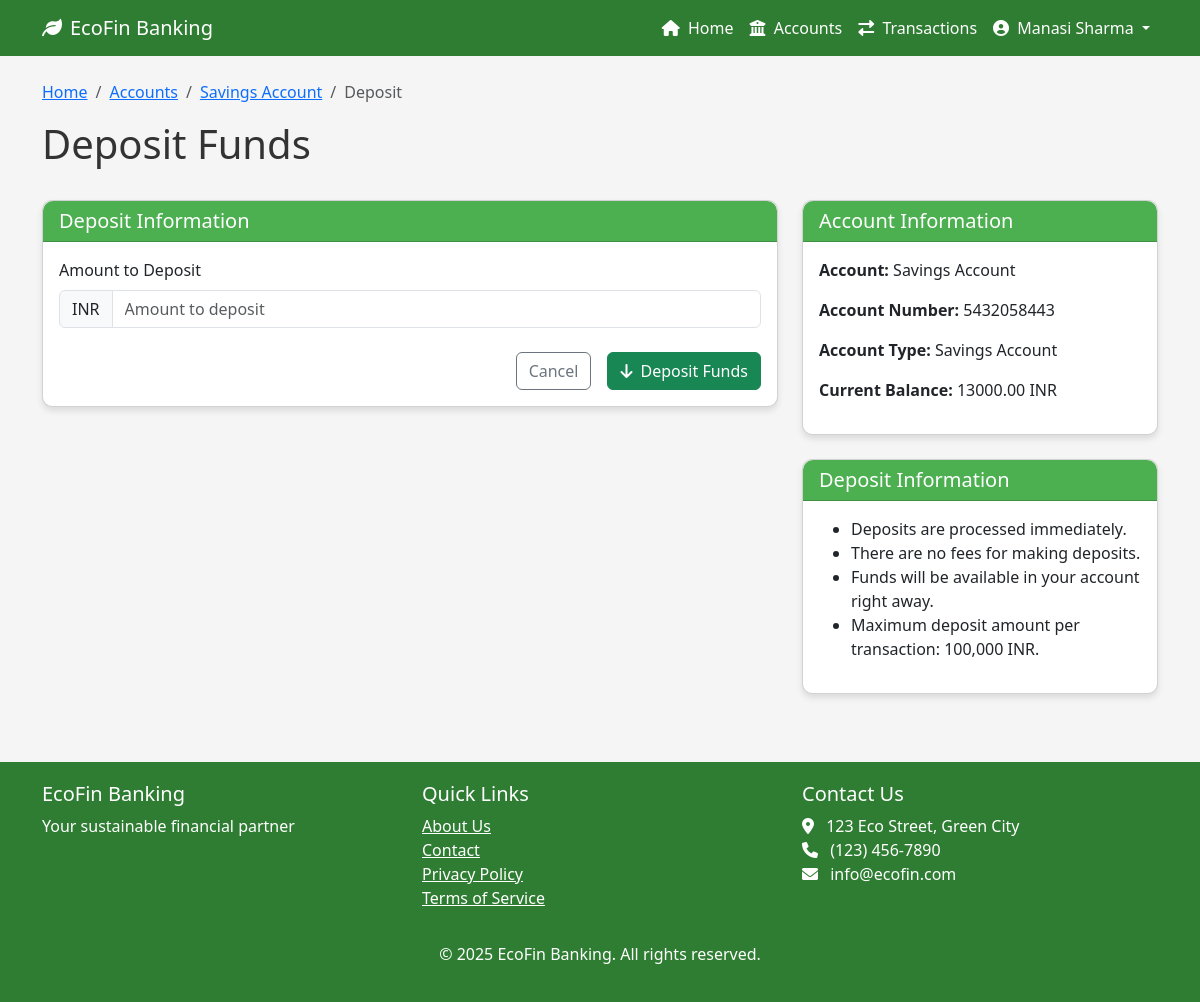
Page /banking/accounts/5432058443/deposit/ (signed in) on the committed database.
### accounts/models.py (models this page shows, shortened)
class User(AbstractUser):
    username = None
    email = models.EmailField(_('email address'), unique=True)
    first_name = models.CharField(_('first name'), max_length=30)
    last_name = models.CharField(_('last name'), max_length=30)
    date_joined = models.DateTimeField(_('date joined'), auto_now_add=True)
    is_active = models.BooleanField(_('active'), default=True)
    phone_number = models.CharField(max_length=15, blank=True, null=True)
    profile_picture = models.ImageField(upload_to='profile_pictures/', blank=True, null=True)
    date_of_birth = models.DateField(blank=True, null=True)
    address = models.TextField(blank=True, null=True)
    USERNAME_FIELD = 'email'
    REQUIRED_FIELDS = ['first_name', 'last_name']
    objects = UserManager()
    def get_full_name(self):
        return f"{self.first_name} {self.last_name}"

### banking/models.py (models this page shows, shortened)
class Account(models.Model):
    CURRENCY_CHOICES = [
        ('USD', 'US Dollar'),
        ('EUR', 'Euro'),
        ('GBP', 'British Pound'),
        ('JPY', 'Japanese Yen'),
        ('CAD', 'Canadian Dollar'),
        ('AUD', 'Australian Dollar'),
        ('INR', 'Indian Rupee'),
    ]
    STATUS_CHOICES = [
        ('active', 'Active'),
        ('inactive', 'Inactive'),
        ('frozen', 'Frozen'),
        ('closed', 'Closed'),
    ]
    account_number = models.CharField(max_length=20, unique=True)
    user = models.ForeignKey(settings.AUTH_USER_MODEL, on_delete=models.CASCADE, related_name='accounts')
    account_type = models.ForeignKey(AccountType, on_delete=models.CASCADE)
    balance = models.DecimalField(max_digits=12, decimal_places=2, default=0.00)
    currency = models.CharField(max_length=3, choices=CURRENCY_CHOICES, default='USD')
    status = models.CharField(max_length=10, choices=STATUS_CHOICES, default='active')
    created_at = models.DateTimeField(auto_now_add=True)
    updated_at = models.DateTimeField(auto_now=True)
    nickname = models.CharField(max_length=100, blank=True, null=True)

class AccountType(models.Model):
    name = models.CharField(max_length=50)
    description = models.TextField()
    interest_rate = models.DecimalField(max_digits=5, decimal_places=2, default=0.00)
    minimum_balance = models.DecimalField(max_digits=10, decimal_places=2, default=0.00)
    maintenance_fee = models.DecimalField(max_digits=10, decimal_places=2, default=0.00)

### banking/views.py (the view)
# urls.py: path('accounts/<str:account_number>/deposit/', views.account_deposit, name='account_deposit'),
@login_required
def account_deposit(request, account_number):
    account = get_object_or_404(Account, account_number=account_number, user=request.user)
    if request.method == 'POST':
        form = DepositForm(request.POST)
        if form.is_valid():
            amount = form.cleaned_data['amount']
            try:
                account.deposit(amount)
                messages.success(request, f'Successfully deposited {amount} to account {account.account_number}')
                return redirect('banking:account_detail', account_number=account.account_number)
            except ValueError as e:
                messages.error(request, str(e))
    else:
        form = DepositForm()
    context = {
        'form': form,
        'account': account,
    }
    return render(request, 'banking/account_deposit.html', context)

### banking/forms.py
class DepositForm(forms.Form):
    amount = forms.DecimalField(
        min_value=0.01,
        max_digits=12,
        decimal_places=2,
        widget=forms.NumberInput(attrs={'class': 'form-control', 'placeholder': 'Amount to deposit'})
    )

### templates/banking/account_deposit.html (shortened to what this page needs)
{% extends 'base.html' %}
{% block content %}
<div class="row mb-4">
    <div class="col-md-12">
        <nav aria-label="breadcrumb">
            <ol class="breadcrumb">
                <li class="breadcrumb-item"><a href="{% url 'banking:home' %}">Home</a></li>
                <li class="breadcrumb-item"><a href="{% url 'banking:account_list' %}">Accounts</a></li>
                <li class="breadcrumb-item"><a href="{% url 'banking:account_detail' account_number=account.account_number %}">{{ account.nickname|default:account.account_type.name }}</a></li>
                <li class="breadcrumb-item active" aria-current="page">Deposit</li>
            </ol>
        </nav>
        <h1>Deposit Funds</h1>
    </div>
</div>
<div class="row">
    <div class="col-md-8">
        <div class="card">
            <div class="card-header">
                <h5 class="mb-0">Deposit Information</h5>
            </div>
            <div class="card-body">
                <form method="post">
                    <div class="mb-4">
                        <label for="{{ form.amount.id_for_label }}" class="form-label">Amount to Deposit</label>
                        <div class="input-group">
                            <span class="input-group-text">{{ account.currency }}</span>
                            {{ form.amount }}
                        </div>
                    </div>
                    <div class="d-grid gap-2 d-md-flex justify-content-md-end">
                        <a href="{% url 'banking:account_detail' account_number=account.account_number %}" class="btn btn-outline-secondary me-md-2">Cancel</a>
                        <button type="submit" class="btn btn-success">
                            <i class="fas fa-arrow-down me-2"></i>Deposit Funds
                        </button>
                    </div>
                </form>
            </div>
        </div>
    </div>
    <div class="col-md-4">
        <div class="card">
            <div class="card-header">
                <h5 class="mb-0">Account Information</h5>
            </div>
            <div class="card-body">
                <p><strong>Account:</strong> {{ account.nickname|default:account.account_type.name }}</p>
                <p><strong>Account Number:</strong> {{ account.account_number }}</p>
                <p><strong>Account Type:</strong> {{ account.account_type.name }}</p>
                <p><strong>Current Balance:</strong> {{ account.balance|floatformat:2 }} {{ account.currency }}</p>
            </div>
        </div>
        <div class="card mt-4">
            <div class="card-header">
                <h5 class="mb-0">Deposit Information</h5>
            </div>
            <div class="card-body">
                <ul>
                    <li>Deposits are processed immediately.</li>
                    <li>There are no fees for making deposits.</li>
                    <li>Funds will be available in your account right away.</li>
                    <li>Maximum deposit amount per transaction: 100,000 {{ account.currency }}.</li>
                </ul>
            </div>
        </div>
    </div>
</div>
{% endblock %}

### templates/base.html (shortened to what this page needs)
<!DOCTYPE html>
<html lang="en">
<head>
    <link href="https://cdn.jsdelivr.net/npm/bootstrap@5.3.0-alpha1/dist/css/bootstrap.min.css" rel="stylesheet">
    <link rel="stylesheet" href="https://cdnjs.cloudflare.com/ajax/libs/font-awesome/6.0.0/css/all.min.css">
</head>
<body>
    <nav class="navbar navbar-expand-lg navbar-dark">
        <div class="container">
            <a class="navbar-brand" href="{% url 'banking:home' %}">
                <i class="fas fa-leaf me-2"></i>EcoFin Banking
            </a>
            <div class="collapse navbar-collapse" id="navbarNav">
                <ul class="navbar-nav ms-auto">
                    {% if user.is_authenticated %}
                        <li class="nav-item">
                            <a class="nav-link" href="{% url 'banking:home' %}">
                                <i class="fas fa-home me-1"></i> Home
                            </a>
                        </li>
                        <li class="nav-item">
                            <a class="nav-link" href="{% url 'banking:account_list' %}">
                                <i class="fas fa-university me-1"></i> Accounts
                            </a>
                        </li>
                        <li class="nav-item">
                            <a class="nav-link" href="{% url 'banking:transaction_list' %}">
                                <i class="fas fa-exchange-alt me-1"></i> Transactions
                            </a>
                        </li>
                        <li class="nav-item dropdown">
                            <a class="nav-link dropdown-toggle" href="#" id="userDropdown" role="button" data-bs-toggle="dropdown">
                                <i class="fas fa-user-circle me-1"></i> {{ user.get_full_name|default:user.email }}
                            </a>
                        </li>
                    {% endif %}
                </ul>
            </div>
        </div>
    </nav>
    <div class="container mt-4">
        {% block content %}{% endblock %}
    </div>
    <footer class="mt-5">
        <div class="container">
            <div class="row">
                <div class="col-md-4">
                    <h5>EcoFin Banking</h5>
                    <p>Your sustainable financial partner</p>
                </div>
                <div class="col-md-4">
                    <h5>Quick Links</h5>
                    <ul class="list-unstyled">
                        <li><a href="#" class="text-white">About Us</a></li>
                        <li><a href="#" class="text-white">Contact</a></li>
                        <li><a href="#" class="text-white">Privacy Policy</a></li>
                        <li><a href="#" class="text-white">Terms of Service</a></li>
                    </ul>
                </div>
                <div class="col-md-4">
                    <h5>Contact Us</h5>
                    <address class="text-white">
                        <i class="fas fa-map-marker-alt me-2"></i> 123 Eco Street, Green City<br>
                        <i class="fas fa-phone me-2"></i> (123) 456-7890<br>
                        <i class="fas fa-envelope me-2"></i> info@ecofin.com
                    </address>
                </div>
            </div>
            <div class="text-center mt-3">
                <p>&copy; {% now "Y" %} EcoFin Banking. All rights reserved.</p>
            </div>
        </div>
    </footer>
</body>
</html>

### templates/base.html (style rules this page uses)
:root { --primary-color: #2E7D32; --secondary-color: #4CAF50; --accent-color: #8BC34A; --text-color: #333; --light-bg: #F5F5F5; }
body { font-family: 'Segoe UI', Tahoma, Geneva, Verdana, sans-serif; color: var(--text-color); background-color: var(--light-bg); }
.navbar { background-color: var(--primary-color); }
.navbar-brand, .nav-link { color: white !important; }
.card { border-radius: 10px; box-shadow: 0 4px 6px rgba(0, 0, 0, 0.1); margin-bottom: 20px; }
.card-header { background-color: var(--secondary-color); color: white; border-radius: 10px 10px 0 0 !important; }
footer { background-color: var(--primary-color); color: white; padding: 20px 0; margin-top: 50px; }

### rows in the picture
User: get_full_name "Manasi Sharma"
Account: nickname "Savings Account", currency "INR", account_number "5432058443", account_type.name "Savings Account", balance "13000.00"
